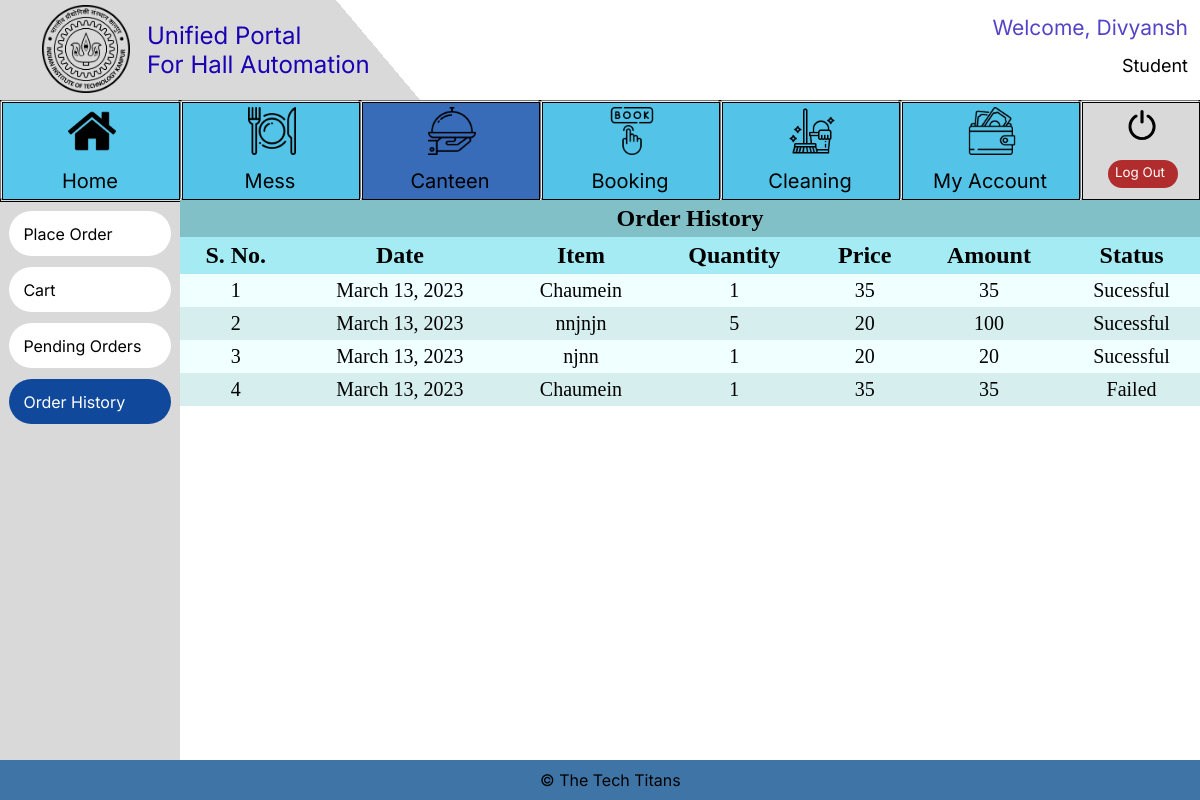
The page /Canteen/Student_Orders_History (signed in) on the database its author committed.
### Login/models.py (models this page shows, shortened)
class User_class(AbstractBaseUser):
    is_admin = models.BooleanField(default=False)
    objects = UserManager()
    name = models.CharField(max_length=50)
    Designation_Choices = (('Student','Student'),('Hall Manager','Hall Manager'),('Mess Manager','Mess Manager'),('Canteen Manager','Canteen Manager'), ('Sports Secy', 'Sports Secy'))
    designation = models.CharField(
        max_length=15,
        choices=Designation_Choices,
    )
    username = models.CharField(max_length=20, unique=True, blank=True)
    USERNAME_FIELD = 'username'
    REQUIRED_FIELDS = ['name', 'designation']

### Canteen/models.py (models this page shows)
class Order(models.Model):
    User_Name = models.CharField(max_length=20)
    Name = models.TextField(max_length=30)
    Item_Name = models.TextField(max_length=50)
    Price = models.PositiveIntegerField(default=20)
    Quantity = models.PositiveIntegerField(default=1)
    Amount = models.PositiveIntegerField(default=20)
    Order_Date_Time = models.DateTimeField()
    Cart_Status = models.BooleanField(default=False)
    Processing_Status = models.BooleanField(default=False)
    Accepted_Status = models.BooleanField(default=False)
    History_Status = models.BooleanField(default=False)
    Served_Status = models.BooleanField(default=False)
    Payment_Status = models.BooleanField(default=False)

### Canteen/views.py (the view)
# urls.py: path('Student_Orders_History', views.Student_Orders_History, name='Student_Orders_History'),
def Student_Orders_History(request):
    if request.user.is_authenticated:
        if request.user.designation == "Student":
            order = Order.objects.filter(History_Status=True, Cart_Status=False, User_Name=request.user.username)
            return render(
                request, "Student_Orders_History.html", context={"ordering": order}
            )
        else:
            return render(request, "Error.html")
    else:
        return render(request, "Error.html")

### Canteen/templates/Student_Orders_History.html (shortened to what this page needs)
{%include "student_base.html"%} {%load static%}
<html lang="en">
  <head>
    <link rel="stylesheet" href="{%static 'styles.css'%}" />
  </head>
  <body>
    <div class="main_div">
      <table cellspacing="0" cellpadding="5em">
        <tr>
          <th colspan = "7" class="main_head">Order History</th>
        </tr>
        <tr>
          <th>S. No.</th>
          <th>Date</th>
          <th>Item</th>
          <th>Quantity</th>
          <th>Price</th>
          <th>Amount</th>
          <th>Status</th>
        </tr>
        {% for item in ordering reversed%}
        <tr>
          <td>{{ forloop.counter }}</td>
          <td>{{item.Order_Date_Time.date}}</td>
          <td>{{item.Item_Name}}</td>
          <td>{{item.Quantity}}</td>
          <td>{{item.Price}}</td>
          <td>{{item.Amount}}</td>
          {% if item.Accepted_Status == True%}
          <td>Sucessful</td>
          {% else %}
          <td>Failed</td>
          {% endif %}
        </tr>
        {% endfor %}
      </table>
    </div>
  </body>
</html>

### templates/student_base.html (shortened to what this page needs)
{%load static%}
<html lang="en">
<head>
  <link rel="stylesheet" href="{% static 'student_base.css' %}">
</head>
<body scroll="no" style="overflow: hidden">
  <div class=e1_141>
    <div class=e1_222>
      <div class="e1_223"></div>
      <span class="e1_225">© The Tech Titans</span>
    </div>
    <div class=e2_6>
      {% if request.path != "/Home" %}
      <div class="e1_220"></div>
      {% endif %}
    {% if request.path == "/Canteen/Student_Place_Order" or request.path == "/Canteen/Student_Cart" or request.path == "/Canteen/Student_Pending_Order" or request.path == "/Canteen/Student_Orders_History" %}
        <a href="/Canteen/Student_Place_Order">
            <button class="e2_3 button3" {% if request.path == "/Canteen/Student_Place_Order" %} 	style="background-color:rgba(16.18099093437195, 71.84358090162277, 155.33750385046005, 1); color: white;" {% endif %}>
            Place Order
            </button>
        </a>
        <a href="/Canteen/Student_Cart">
            <button class="e2_5 button3" {% if request.path == "/Canteen/Student_Cart" %} 	style="background-color:rgba(16.18099093437195, 71.84358090162277, 155.33750385046005, 1); color: white;" {% endif %}>
            Cart
            </button>
        </a>
        <a href="/Canteen/Student_Pending_Order">
        <button class="e2_9 button3" {% if request.path == "/Canteen/Student_Pending_Order" %} 	style="background-color:rgba(16.18099093437195, 71.84358090162277, 155.33750385046005, 1); color: white;" {% endif %}>
            Pending Orders
        </button>
        </a>
        <a href="/Canteen/Student_Orders_History">
        <button class="e2_4 button3"  {% if request.path == "/Canteen/Student_Orders_History" %} 	style="background-color:rgba(16.18099093437195, 71.84358090162277, 155.33750385046005, 1); color: white;" {% endif %}>
            Order History
        </button>
        </a>
      {% endif %}
    </div>
      <div class=e2_7>
        <a href = "/Logout">
        <button class="e1_226 button2">
          <div class="e1_219"></div>
          <div class="e1_227"></div><span class="e1_228">Log Out</span>
          <div class="e1_229"></div>
        </button>
        </a>
        <a href ="../../My_Account/Mess">
          <button class="e1_230 button2">
            <span class="e1_232">My Account</span>
            <div class="e1_233"></div>
          </button>
        </a>
        <a href = "../../Cleaning/Lodge_Request">
          <button class="e1_238 button2">
            <div class="e1_240"></div><span class="e1_241">Cleaning</span>
          </button>
        </a>
        <a href = "../../Booking/guestroom">
          <button class="e1_234 button2">
            <div class="e1_236"></div><span class="e1_237">Booking</span>
          </button>
        </a>
        <a href = "../../Canteen/Student_Place_Order">
          <button class="e1_242 button2">
            <div class="e1_244"></div><span class="e1_245">Canteen</span>
          </button>
        </a>
        <a href = "../../Mess/Student_Regular_Menu">
          <button class="e1_246 button2">
            <span class="e1_248">Mess</span>
            <div class="e1_249"></div>
          </button>
        </a>
        <a href="../../Home">
          <button class="e1_250 button2">
            <div class="e1_251" {% if request.path == "/Home" %}  style="	background-color:rgb(56, 108, 185) {% endif %}"></div><span class="e1_252">Home</span>
            <div class="e1_272"></div>
          </button>
        </a>
      </div>
      <div class=e1_254><span class="e1_255">{{ request.user.designation }}</span><span class="e1_256">Welcome, {{ request.user.name}}</span></div>
    <div class=e1_258>
      <div class="e1_259"></div>
      <div class="e1_260"></div>
      <a href="../../Home">
      <button class="e1_261 button3">Unified Portal<br>
        For Hall Automation</button>
      </a>
      <a href = "https://iitk.ac.in/">
      <button class="e1_262 button3"></button></a>
    </div>
  </div>
</body>
</html>

### templates/static/styles.css (style rules this page uses)
.main_div { width:85%; height: 70%; top:25%; left:15%; overflow-y: auto; position: absolute; }
.main_head { font-size: 24px; text-align: center; background-color: rgba(63, 154, 166, 0.62); }
table { width:100%; }
th { text-align: center; font-size: 24px; background-color: rgb(165, 235, 244); top: 0; position: sticky; }
td { text-align: center; font-size: 20px; }
table, th, td { border: none; }
tr:nth-child(even) { background-color: #D6EEEE; }
tr:nth-child(odd) { background-color:azure; }
th:nth-child(odd) { z-index: 1; }
th:nth-child(even) { z-index: 2; }

### templates/student_base.html (style rules this page uses)
body { background: #E5E5E5; }

### Canteen/templates/Student_Orders_History.html (style rules this page uses)
body { background: #e5e5e5; }

### rows shown on the page
User_class: user.designation "Student", user.name "Divyansh"
Order: Order_Date_Time "March 13, 2023", Item_Name "Chaumein", Quantity "1", Price "35", Amount "35", Accepted_Status "Sucessful"
Order: Order_Date_Time "March 13, 2023", Item_Name "nnjnjn", Quantity "5", Price "20", Amount "100", Accepted_Status "Sucessful"
Order: Order_Date_Time "March 13, 2023", Item_Name "njnn", Quantity "1", Price "20", Amount "20", Accepted_Status "Sucessful"
Order: Order_Date_Time "March 13, 2023", Item_Name "Chaumein", Quantity "1", Price "35", Amount "35", Accepted_Status "Failed"
